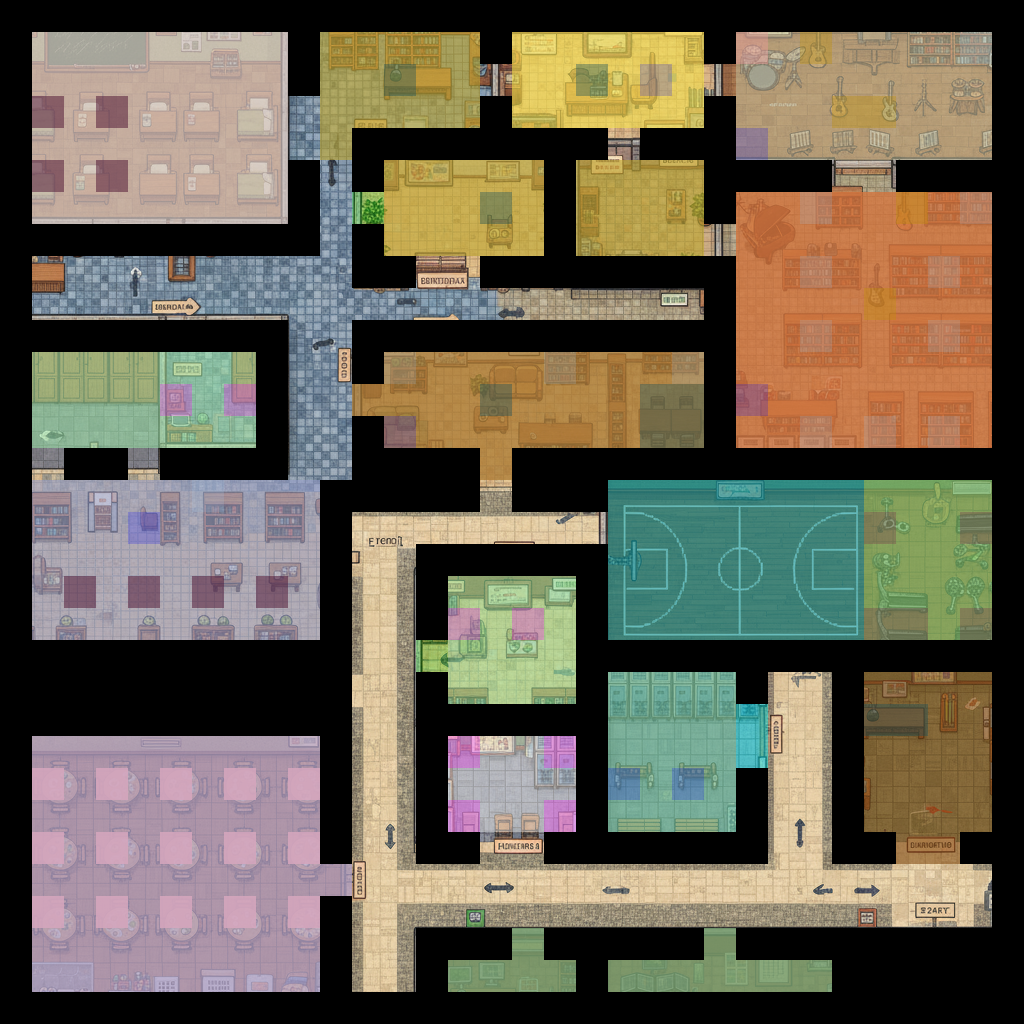

Tiled map render using the project's own tile images. Description and the map definition, with tile-layer contents summarised, below:
An orthogonal 32x32 tile map with 32x32 px tiles, 32 tile layers (1学习区, 1生活区, 1体育区, 1餐饮区, ...), 1 image layer.

<map version="1.10" tiledversion="1.11.2" orientation="orthogonal" renderorder="right-down" width="32" height="32" tilewidth="32" tileheight="32" infinite="0" nextlayerid="36" nextobjectid="1">
 <editorsettings>
  <export target="map.json" format="json" />
 </editorsettings>
 <tileset firstgid="1" source="blocks_1.tsx" />
 <imagelayer id="2" name="background" locked="1">
  <image source="school.png" width="1024" height="1024" />
 </imagelayer>
 <layer id="3" name="1学习区" width="32" height="32" opacity="0.65">
  <data>[1024 cells, 176 non-empty, 1 distinct tile ids]</data>
 </layer>
 <layer id="4" name="1生活区" width="32" height="32" opacity="0.23">
  <data>[1024 cells, 142 non-empty, 1 distinct tile ids]</data>
 </layer>
 <layer id="5" name="1体育区" width="32" height="32" opacity="0.42">
  <data>[1024 cells, 114 non-empty, 1 distinct tile ids]</data>
 </layer>
 <layer id="6" name="1餐饮区" width="32" height="32" opacity="0.28">
  <data>[1024 cells, 110 non-empty, 1 distinct tile ids]</data>
 </layer>
 <layer id="7" name="1安保区" width="32" height="32" opacity="0.54">
  <data>[1024 cells, 42 non-empty, 1 distinct tile ids]</data>
 </layer>
 <layer id="8" name="1行政区" width="32" height="32" opacity="0.54">
  <data>[1024 cells, 42 non-empty, 1 distinct tile ids]</data>
 </layer>
 <layer id="1" name="1教学区" width="32" height="32" opacity="0.39">
  <data>[1024 cells, 199 non-empty, 1 distinct tile ids]</data>
 </layer>
 <layer id="9" name="2教室1" width="32" height="32" opacity="0.49">
  <data>[1024 cells, 63 non-empty, 2 distinct tile ids]</data>
 </layer>
 <layer id="33" name="2教室2" width="32" height="32" opacity="0.29">
  <data>[1024 cells, 45 non-empty, 1 distinct tile ids]</data>
 </layer>
 <layer id="11" name="2教室3" width="32" height="32" opacity="0.23">
  <data>[1024 cells, 45 non-empty, 1 distinct tile ids]</data>
 </layer>
 <layer id="10" name="2教师办公室" width="32" height="32" opacity="0.35">
  <data>[1024 cells, 24 non-empty, 1 distinct tile ids]</data>
 </layer>
 <layer id="12" name="2图书馆藏书室" width="32" height="32" opacity="0.39">
  <data>[1024 cells, 72 non-empty, 1 distinct tile ids]</data>
 </layer>
 <layer id="13" name="2图书馆阅读室" width="32" height="32" opacity="0.28">
  <data>[1024 cells, 58 non-empty, 1 distinct tile ids]</data>
 </layer>
 <layer id="14" name="2女生宿舍" width="32" height="32" opacity="0.33">
  <data>[1024 cells, 26 non-empty, 1 distinct tile ids]</data>
 </layer>
 <layer id="34" name="2男生宿舍" width="32" height="32" opacity="0.39">
  <data>[1024 cells, 21 non-empty, 1 distinct tile ids]</data>
 </layer>
 <layer id="35" name="2教师宿舍" width="32" height="32" opacity="0.43">
  <data>[1024 cells, 12 non-empty, 1 distinct tile ids]</data>
 </layer>
 <layer id="15" name="2公共休息室" width="32" height="32" opacity="0.51">
  <data>[1024 cells, 62 non-empty, 1 distinct tile ids]</data>
 </layer>
 <layer id="16" name="2食堂" width="32" height="32" opacity="0.6">
  <data>[1024 cells, 88 non-empty, 1 distinct tile ids]</data>
 </layer>
 <layer id="17" name="2健身房" width="32" height="32" opacity="0.4">
  <data>[1024 cells, 25 non-empty, 1 distinct tile ids]</data>
 </layer>
 <layer id="28" name="2篮球场" width="32" height="32" opacity="0.31">
  <data>[1024 cells, 40 non-empty, 1 distinct tile ids]</data>
 </layer>
 <layer id="18" name="2更衣室" width="32" height="32" opacity="0.29">
  <data>[1024 cells, 29 non-empty, 1 distinct tile ids]</data>
 </layer>
 <layer id="19" name="2门卫室" width="32" height="32" opacity="0.61">
  <data>[1024 cells, 39 non-empty, 1 distinct tile ids]</data>
 </layer>
 <layer id="20" name="3床" width="32" height="32" opacity="0.27">
  <data>[1024 cells, 8 non-empty, 1 distinct tile ids]</data>
 </layer>
 <layer id="21" name="3餐桌" width="32" height="32" opacity="0.87">
  <data>[1024 cells, 15 non-empty, 1 distinct tile ids]</data>
 </layer>
 <layer id="30" name="3桌子" width="32" height="32" opacity="0.37">
  <data>[1024 cells, 10 non-empty, 1 distinct tile ids]</data>
 </layer>
 <layer id="22" name="3跑步机" width="32" height="32" opacity="0.26">
  <data>[1024 cells, 5 non-empty, 1 distinct tile ids]</data>
 </layer>
 <layer id="23" name="3课桌" width="32" height="32" opacity="0.51">
  <data>[1024 cells, 10 non-empty, 1 distinct tile ids]</data>
 </layer>
 <layer id="25" name="3椅子" width="32" height="32" opacity="0.2">
  <data>[1024 cells, 9 non-empty, 1 distinct tile ids]</data>
 </layer>
 <layer id="26" name="3吉他" width="32" height="32" opacity="0.33">
  <data>[1024 cells, 5 non-empty, 1 distinct tile ids]</data>
 </layer>
 <layer id="32" name="3图书架" width="32" height="32" opacity="0.19">
  <data>[1024 cells, 14 non-empty, 1 distinct tile ids]</data>
 </layer>
 <layer id="27" name="3架子鼓" width="32" height="32" opacity="0.44">
  <data>[1024 cells, 1 non-empty, 1 distinct tile ids]</data>
 </layer>
 <layer id="29" name="collisions" width="32" height="32">
  <data>[1024 cells, 358 non-empty, 1 distinct tile ids]</data>
 </layer>
</map>
